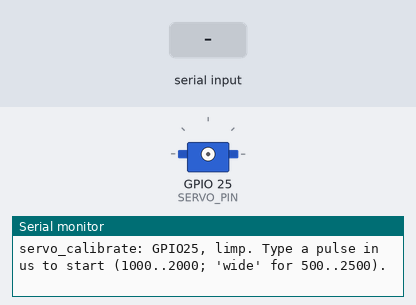
Bench run of a sketch on a simulated ESP32. On the bench: servo, the last lines printed to the serial monitor. The inputs (shaded band) are chosen by the test bench. Servo pulses on a pin are drawn as a servo (544–2400 µs = 0–180°).

Above: at 1.4 s.
1.5 s: "+\n" received over Serial
3.0 s: "90,45\n" received over Serial
At 4.6 s:
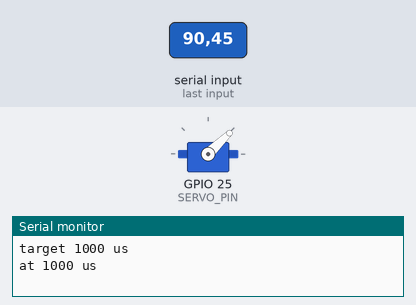
Timing chart, 0 to 6.1 s (numbered marks = the images above; inputs shaded):
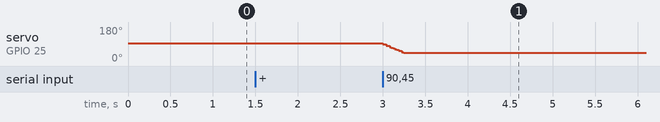

The sketch:

servo_calibrate.ino
```cpp
// Drives a single servo on GPIO25 from serial commands (115200 baud), for finding a joint's home and limits
// before it goes into the arm.
//
//   1500       go to 1500 us
//   + -        nudge 10 us             ++ --   nudge 50 us
//   c          centre (1500 us)        p       print the position
//   speed N    ramp speed in us/s (default 2000, 0 = no ramp)
//   wide       allow 500-2500 us       safe    back to 1000-2000 us (default)
//   off        limp                    on      pulses again at the current target
//
// The servo starts limp, so a reset never moves it. The first position you type is sent straight away; after that
// every move ramps.

const int SERVO_PIN = 25;
const int PWM_FREQ_HZ = 50;
const int PWM_RES_BITS = 16;
const uint32_t PERIOD_US = 1000000UL / PWM_FREQ_HZ;
const uint32_t FRAME_MS = 20;
const int CENTRE_US = 1500;

int lo = 1000, hi = 2000;
int target_us = CENTRE_US, current_us = CENTRE_US;
int speed_us_per_s = 2000;
bool driving = false;

// A duty of 0 sends no pulses at all, which leaves the servo limp.
void write_pulse(int us) {
  uint32_t duty = (uint64_t)us * ((1UL << PWM_RES_BITS) - 1) / PERIOD_US;
  ledcWrite(SERVO_PIN, driving ? duty : 0);
}

void set_target(int us) {
  int clamped = constrain(us, lo, hi);
  if (clamped != us) Serial.printf("clamped %d -> %d (range %d..%d; 'wide' for 500..2500)\n", us, clamped, lo, hi);
  target_us = clamped;
  if (!driving) {
    // the servo's real position is unknown, so jump instead of ramping from a guess
    driving = true;
    current_us = target_us;
    write_pulse(current_us);
    Serial.printf("pulses on, at %d us\n", current_us);
    return;
  }
  Serial.printf("target %d us\n", target_us);
}

void handle_command(String cmd) {
  cmd.trim();
  if (cmd.length() == 0) return;

  if (cmd == "+") set_target(target_us + 10);
  else if (cmd == "-") set_target(target_us - 10);
  else if (cmd == "++") set_target(target_us + 50);
  else if (cmd == "--") set_target(target_us - 50);
  else if (cmd == "c") set_target(CENTRE_US);
  else if (cmd == "p") {
    Serial.printf("at %d us, target %d us, range %d..%d, speed %d us/s, %s\n", current_us, target_us, lo, hi,
                  speed_us_per_s, driving ? "on" : "off (limp)");
  } else if (cmd.startsWith("speed")) {
    speed_us_per_s = max(0, (int)cmd.substring(5).toInt());
    Serial.printf("speed %d us/s\n", speed_us_per_s);
  } else if (cmd == "wide") {
    lo = 500;
    hi = 2500;
    Serial.println("range 500..2500: go slowly near the ends");
  } else if (cmd == "safe") {
    lo = 1000;
    hi = 2000;
    set_target(target_us);
  } else if (cmd == "off") {
    driving = false;
    write_pulse(current_us);
    Serial.println("pulses off (limp)");
  } else if (cmd == "on") {
    set_target(target_us);
  } else if (isDigit(cmd[0])) {
    set_target(cmd.toInt());
  } else {
    Serial.println("? commands: <us>  + - ++ --  c  p  speed N  wide safe  off on");
  }
}

void setup() {
  Serial.begin(115200);
  ledcAttach(SERVO_PIN, PWM_FREQ_HZ, PWM_RES_BITS);
  write_pulse(current_us);
  delay(200);
  Serial.println("\nservo_calibrate: GPIO25, limp. Type a pulse in us to start (1000..2000; 'wide' for 500..2500).");
}

void loop() {
  static String line;
  while (Serial.available()) {
    char ch = Serial.read();
    if (ch == '\n' || ch == '\r') {
      handle_command(line);
      line = "";
    } else {
      line += ch;
    }
  }

  static uint32_t last_frame_ms = 0;
  if (driving && current_us != target_us && millis() - last_frame_ms >= FRAME_MS) {
    last_frame_ms = millis();
    int step = speed_us_per_s == 0 ? abs(target_us - current_us) : max(1, (int)(speed_us_per_s * FRAME_MS / 1000));
    current_us += constrain(target_us - current_us, -step, step);
    write_pulse(current_us);
    if (current_us == target_us) Serial.printf("at %d us\n", current_us);
  }
}
```

Measured:
- after the input at 3.0 s, servo on GPIO 25 (SERVO_PIN): moves from 94° to 44° over 0.24 s, starting at once
